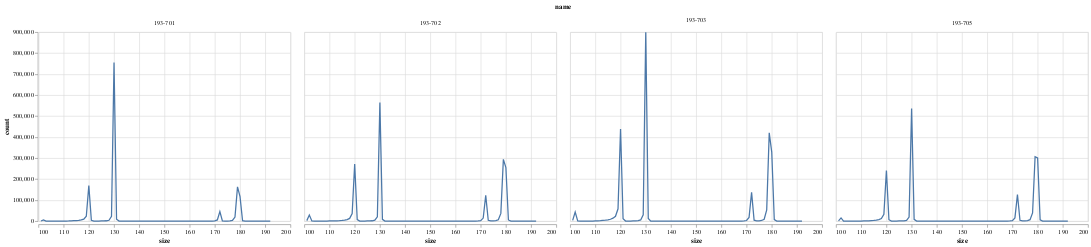

Notebook code for this chart:
### Code cell
size_df = []
for file in glob("193*/out.hist"):
    df = pd.read_csv(file, sep="\t", header=None)
    df["name"] = os.path.dirname(file)
    df.columns = ["size", "count", "name"]
    size_df.append(df)

size_df = pd.concat(size_df)
alt.Chart(size_df).mark_line().encode(x="size", y="count", facet="name")

### Figure 1 — Vega-Lite specification as saved in the notebook (floating-point values rounded to 4 significant figures; data arrays with more than 128 entries replaced by an {"elided": "..."} marker saying what was removed)
{"config": {"view": {"continuousWidth": 400, "continuousHeight": 300}}, "data": {"name": "data-e6d4e133dd094db5956e7c23814ee3b3"}, "mark": "line", "encoding": {"facet": {"type": "nominal", "field": "name"}, "x": {"type": "quantitative", "field": "size"}, "y": {"type": "quantitative", "field": "count"}}, "$schema": "https://vega.github.io/schema/vega-lite/v4.8.1.json", "datasets": {"data-e6d4e133dd094db5956e7c23814ee3b3": {"elided": "365 records"}}}
